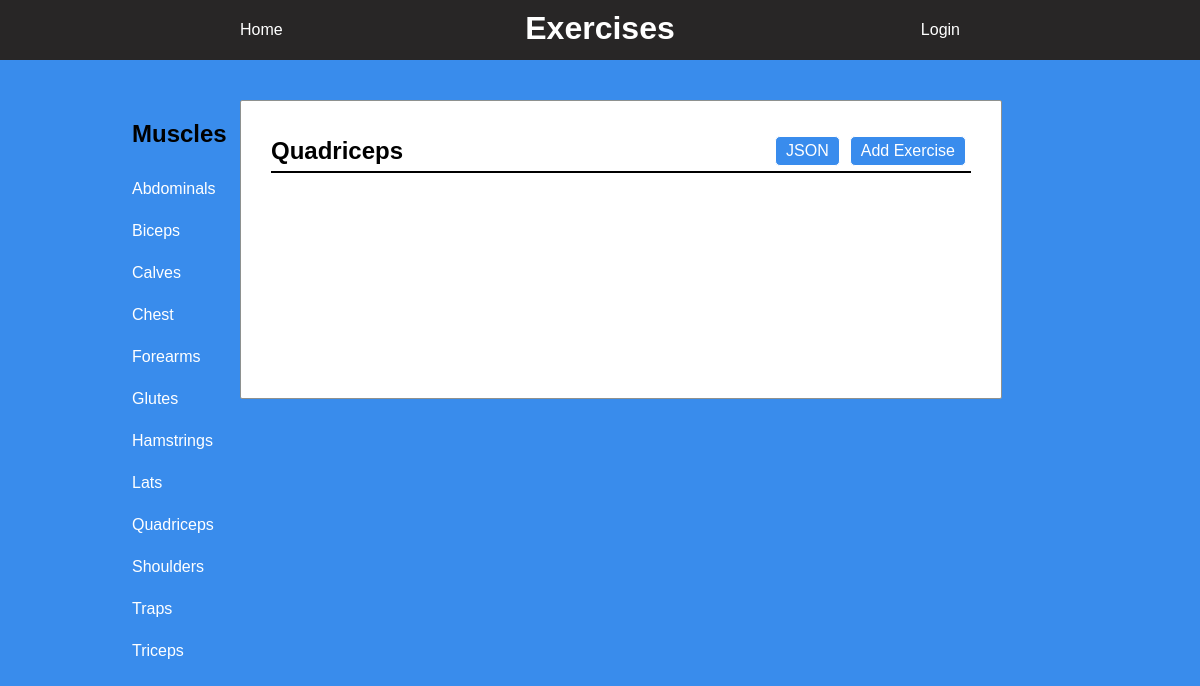
Page /Quadriceps/exercises on the earlier database version.
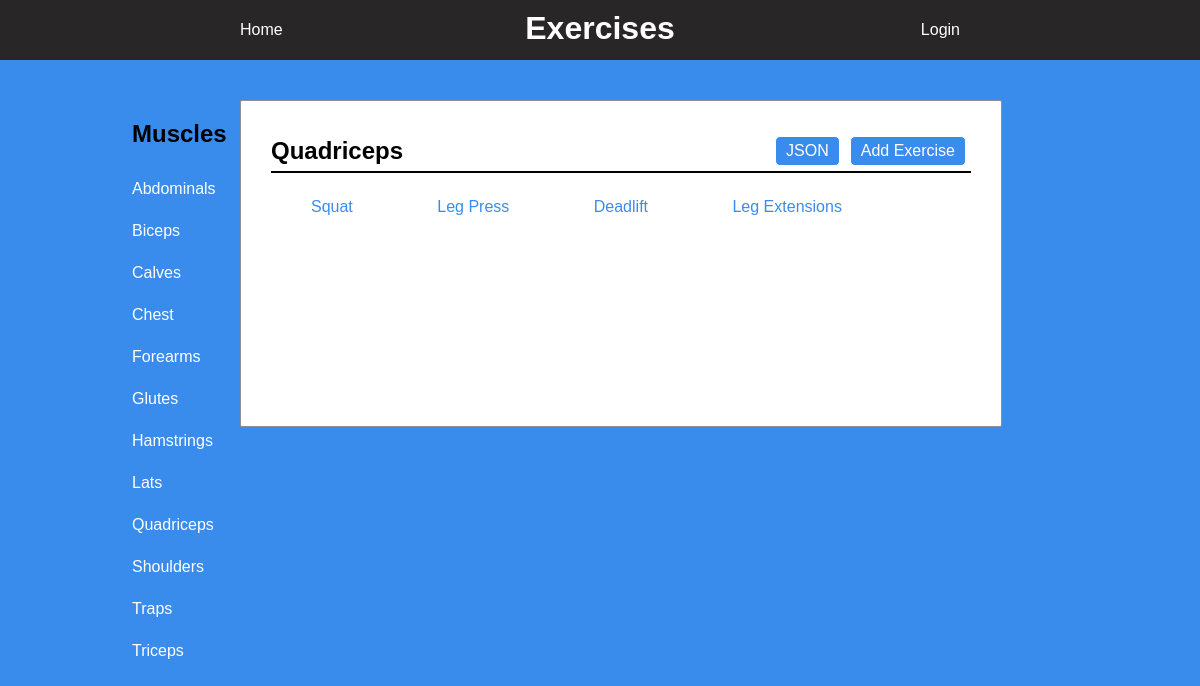
Same page on the later database version.
### database_setup.py (models this page shows, shortened)
class BodyParts(Base):
	__tablename__ = 'bodyParts'
	id = Column(Integer, primary_key=True)
	name = Column(String, unique=True)

class Exercises(Base):
    __tablename__ = 'exercises'
    id = Column(Integer, primary_key=True)
    name = Column(String, unique=True)
    description = Column(String)
    bodyPart_id = Column(Integer, ForeignKey('bodyParts.id'))
    bodyPart = relationship(BodyParts)
    user_id = Column(Integer, ForeignKey('user.id'))
    user = relationship(User)

### main.py (the view)
@app.route('/<muscle_name>/exercises', methods=['GET'])
def view_exercises(muscle_name):
    muscle = (
        session.query(BodyParts)
        .filter_by(name=muscle_name)
        .one()
        )
    exercises = (session.query(Exercises)
        .filter_by(bodyPart_id=muscle.id)
        .all()
        )
    return render_template('exercises.html', exercises=exercises, muscle=muscle, muscles=muscles)

### templates/exercises.html (shortened to what this page needs)
<!DOCTYPE html>
<html lang="en" dir="ltr">
  <head>
    <link rel= "stylesheet" type= "text/css" href= "{{ url_for('static',filename='css/style.css') }}">
  </head>
  <body>
    <div class="banner">
      <a id ="home" href="{{url_for('main')}}">Home</a>
      <h1 id="title">Exercises</h1>
      {%if 'username' not in session %}
      <a id="login" href="{{url_for('showLogin')}}">Login</a>
      {% else %}
      <a id="login" href="{{url_for('disconnect')}}">Disconnect</a>
      {% endif %}
    </div>
    <div class="main">
      <div class="bodyContainer">
        <div class="sideBanner">
            <h2 id="sideBannerHeader">Muscles</h2>
            {% for i in muscles %}
            <a href="{{url_for('view_exercises', muscle_name = i.name)}}">{{ i.name }}</a>
            {% endfor %}
        </div>
        <div class="content">
          <div id="content-header">
            <h2>{{ muscle.name}}</h2>
            <a href="{{url_for('view_exercises_json', muscle_name = muscle.name)}}">JSON</a>
            <a href="{{url_for('add_exercise', muscle_name = muscle.name)}}">Add Exercise</a>
          </div>
          <div class="content-body">
            {% for i in exercises %}
            <a id="exercise" href="{{url_for('view_exercise', muscle_name = muscle.name, exercise_name = i.name)}}">{{ i.name }}</a>
            {% endfor %}
          </div>
        </div>
      </div>
    </div>
  </body>
</html>

Differences in the rows shown:
added Exercises: name "Squat"
added Exercises: name "Leg Press"
added Exercises: name "Deadlift"
added Exercises: name "Leg Extensions"
